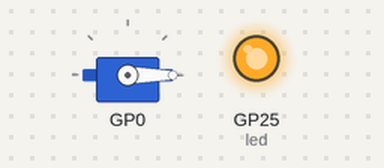
Bench run of a program on a simulated Raspberry Pi Pico running MicroPython. Shown: servo, output pins drawn as LEDs (lit = HIGH). Servo angles are drawn from the pulse width (0.5 ms = 0°, 2.5 ms = 180°).

Above: at 0.05 s.
At 6.0 s:
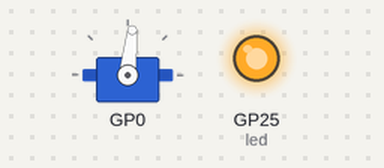
Timing chart, 0 to 7.8 s (numbered marks = the images above):
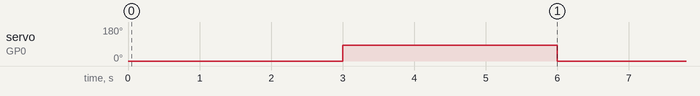

The program:

main.py
```python
from machine import Pin
import time
import sg90

# led
led = Pin("LED", Pin.OUT)
led.on()

if __name__ == "__main__":
    sg90.init()
    while True:
        sg90.set_angle(0)
        time.sleep(3)
        sg90.set_angle(90)
        time.sleep(3)
```

sg90.py
```python
from machine import Pin, PWM

# parameters from data sheet
duty_max = 65025
angle_min = 0.025
angle_middle = 0.0725
angle_max = 0.12

# init
def init(pin_pwm = 0, freq = 50): # do not change freq
    global servo
    servo = PWM(Pin(pin_pwm))
    servo.freq(freq)

# set angle
def set_angle(angle = 90): # from 0 to 180
    duty = angle_min + (angle_max - angle_min) / 180 * angle
    servo.duty_u16(int(duty_max * duty))
```

Measured:
- by itself, servo on GP0: alternates 84° for 3.0 s and 0° for 3.0 s
